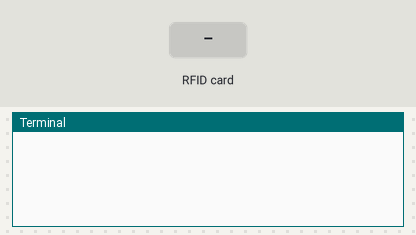
Simulated run of this program. Board: Raspberry Pi (header pin numbers). Parts: the last lines printed to the terminal. The inputs (shaded band) are chosen by the test bench.

Above: at 1.2 s.
1.3 s: RFID card 62 B9 0A 20 held to the reader
At 2.6 s:
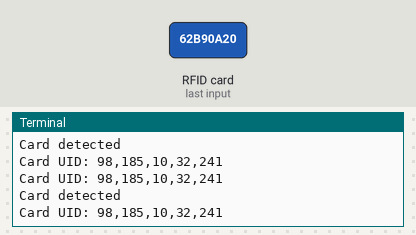
2.8 s: RFID card 5E 7A 19 C4 held to the reader
At 4.9 s:
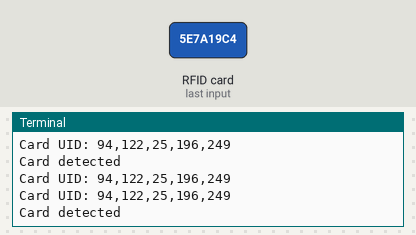

The program:

rfid.py
```python
#!/usr/bin/env python
import RPi.GPIO as GPIO
import mfrc522

GPIO.setwarnings(False)
reader = mfrc522.MFRC522()

while True:
    (status, TagType) = reader.MFRC522_Request(reader.PICC_REQIDL)
    ok = reader.MI_OK
    if status == reader.MI_OK:
        print("Card detected")

    (status, uid) = reader.MFRC522_Anticoll()

    if status == reader.MI_OK:
        print("Card UID: " + str(uid[0]) + "," + str(uid[1]) + "," + str(uid[2]) + "," + str(uid[3]) + "," + str(uid[4]))
        key = [0xFF, 0xFF, 0xFF, 0xFF, 0xFF, 0xFF]

        reader.MFRC522_SelectTag(uid)

        auth_uid = [0, 0, 0, 0, 0]
        registery_1 = [98, 185, 10, 32, 241]
    
```

Measured:
- after the input at 1.3 s, the terminal: prints a new line at once (image 1)
- after the input at 2.8 s, the terminal: prints a new line at once (image 2)
